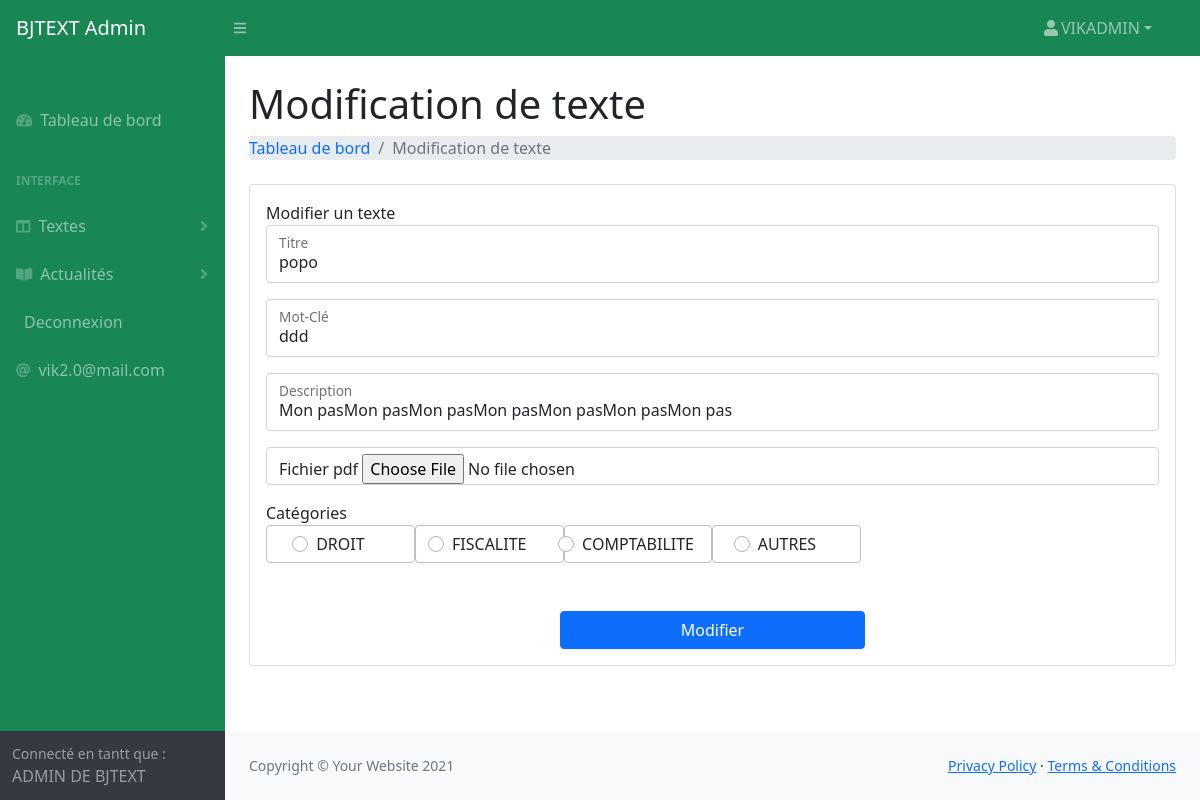
Screenshot of /Controller/admin/modifier.php?id=popo (signed in) with the database file from the repository.
### tables this page shows
CREATE TABLE `abw_texte` (
  `texte_id` int(255) NOT NULL,
  `texte_titre` varchar(255) NOT NULL,
  `texte_mot_cles` varchar(255) NOT NULL,
  `texte_description` text NOT NULL,
  `texte_fichier_pdf` varchar(255) NOT NULL,
  `texte_categories` varchar(255) NOT NULL,
  `texte_date` date NOT NULL,
  `texte_slug` varchar(100) NOT NULL
);

CREATE TABLE `abw_categories` (
  `categories_id` int(255) NOT NULL,
  `categories_libelles` varchar(255) NOT NULL
);

### Controller/admin/modifier.php (called while the page is built, shortened)
<?php
    require('../../config.php');
    include('../../Modele/modele.php');
     Include('../../service.php');
    $slug = $_GET['id'];
       $data=afficher($bdd,$slug);
    while($valeur=$data->fetch())
    {
           $tr = $valeur['texte_titre'];
           $mo = $valeur['texte_mot_cles'];
           $desc = $valeur['texte_description'];
    }
    $categories=categorie($bdd);
 include('../../Vue/admin/modifier.php');
?>

### Modele/modele.php (called while the page is built, shortened)
<?php
function categorie($bdd){
  $req=$bdd->query('SELECT * FROM abw_categories');
  return $req;
}
    function afficher($bdd,$id)
    {
      $req = $bdd->prepare('SELECT * FROM abw_texte WHERE texte_slug =?');
      $req->execute(array($id));
      return $req;
    }
?>

### Vue/admin/modifier.php (the view, shortened to what this page needs)
<!DOCTYPE html>
<html lang="en">
    <head>
        <link rel="stylesheet" href="https://maxcdn.bootstrapcdn.com/bootstrap/4.5.2/css/bootstrap.min.css">
        <link href="/bjtext/asset/css/styles.css" rel="stylesheet" />
    </head>
    <body class="sb-nav-fixed">
        <nav class="sb-topnav navbar navbar-expand navbar-dark bg-success">
            <a class="navbar-brand ps-3" href="index.html">BJTEXT Admin</a>
            <button class="btn btn-link btn-sm order-1 order-lg-0 me-4 me-lg-0" id="sidebarToggle" href="#!"><i class="fas fa-bars"></i></button>
            <ul class="navbar-nav ms-auto ms-md-0 me-3 me-lg-4">
            <li class="nav-item dropdown">
                    <a class="nav-link dropdown-toggle" id="navbarDropdown" href="#" role="button" data-bs-toggle="dropdown" aria-expanded="false"><i class="fas fa-user fa-fw"></i><?php echo $_SESSION['nom'] ; ?></a>
                </li>
            </ul>
        </nav>
        <div id="layoutSidenav">
            <div id="layoutSidenav_nav">
                <nav class="sb-sidenav accordion sb-sidenav-dark bg-success" id="sidenavAccordion">
                    <div class="sb-sidenav-menu">
                        <div class="nav">
                            <div class="sb-sidenav-menu-heading"> </div>
                            <a class="nav-link" href="index.php">
                                <div class="sb-nav-link-icon"><i class="fas fa-tachometer-alt"></i></div>
                                Tableau de bord
                            </a>
                            <div class="sb-sidenav-menu-heading">Interface</div>
                            <a class="nav-link collapsed" href="#" data-bs-toggle="collapse" data-bs-target="#collapseLayouts" aria-expanded="false" aria-controls="collapseLayouts">
                                <div class="sb-nav-link-icon"><i class="fas fa-columns"></i></div>
                                Textes
                                <div class="sb-sidenav-collapse-arrow"><i class="fas fa-angle-down"></i></div>
                            </a>
                            <a class="nav-link collapsed" href="#" data-bs-toggle="collapse" data-bs-target="#collapsePages" aria-expanded="false" aria-controls="collapsePages">
                                <div class="sb-nav-link-icon"><i class="fas fa-book-open"></i></div>
                               Actualités
                                <div class="sb-sidenav-collapse-arrow"><i class="fas fa-angle-down"></i></div>
                            </a>
                            <a class="nav-link" href="logout.php">
                                Deconnexion
                            </a>
                            <span class="nav-link" href="tables.html">
                                <div class="sb-nav-link-icon"><i class="fas fa-at"></i></div>
                                <?php echo $_SESSION['mail'] ;?>
                            </span>
                        </div>
                    </div>
                    <div class="sb-sidenav-footer">
                    <div class="small">Connecté en tantt que :</div>
                        ADMIN DE BJTEXT
                    </div>
                </nav>
            </div>
            <div id="layoutSidenav_content">
                <main>
                    <div class="container-fluid px-4">
                        <h1 class="mt-4">Modification de texte</h1>
                        <ol class="breadcrumb mb-4 ">
                            <li class="breadcrumb-item"><a href="index.php" class="text-decoration-none">Tableau de bord</a></li>
                            <li class="breadcrumb-item active">Modification de texte</li>
                        </ol>
                        <div class="card mb-4">
                            <div class="card-body">
                                Modifier un texte
                                <form method="post" action="" enctype="multipart/form-data">
                                    <div class="form-floating mb-3">
                                        <input class="form-control" id="inputTitre" name="titre" value="<?php echo $tr;?>" type="text" placeholder="titre" autofocus required/>
                                        <label for="inputTitre">Titre</label>
                                    </div>
                                    <div class="form-floating mb-3">
                                        <input class="form-control" id="inputMot_clé" name="motClé" value="<?php echo $mo;?>"type="text" placeholder="mot-Clé" required />
                                        <label for="inputMot_clé">Mot-Clé</label>
                                    </div>
                                    <div class="form-floating mb-3">
                                        <input class="form-control" id="inputDescription" name="descrip" value="<?php echo $desc;?>"type="text" placeholder="description" required />
                                        <label for="inputDescription">Description</label>
                                    </div>
                                    <div class="form-control inverse mb-3">
                                        <label >Fichier pdf</label>
                                        <input class=" form-floating " id="inputPdf" name="pdf" value="<?php echo $pdf;?>"type="file" placeholder="" />
                                    </div>
                                    <div>Catégories</div>
                                    <div class=" custom-radio  " >
                                    <?php
                                      foreach($categories as $nom){
                                        echo'<span class="col-xl-2 btn btn-default" style="border:solid silver 1px;">';
                                       echo' <label class="custom-control-label" for="'.$nom['categories_id'].'">'.$nom['categories_libelles'].'</label>';
                                       echo'</span>';
                                    }
                                       ?>
                                    </div>
                                    <div class="row align-items-center text-center justify-content-center  mt-4 mb-0">
                                       <input class="btn btn-primary  col-xl-4" type="submit" name="submit" value="Modifier">
                                    </div>
                                </form>
                            </div>
                        </div>
                    </div>
                </main>
                <footer class="py-4 bg-light mt-auto">
                    <div class="container-fluid px-4">
                        <div class="d-flex align-items-center justify-content-between small">
                            <div class="text-muted">Copyright &copy; Your Website 2021</div>
                            <div>
                                <a href="#">Privacy Policy</a>
                                &middot;
                                <a href="#">Terms &amp; Conditions</a>
                            </div>
                        </div>
                    </div>
                </footer>
            </div>
        </div>
    </body>
</html>

### rows the page displays
abw_texte: titre "popo", motClé "ddd", descrip "Mon pasMon pasMon pasMon pasMon pasMon pasMon pas"
abw_categories: categories_libelles "DROIT"
abw_categories: categories_libelles "FISCALITE"
abw_categories: categories_libelles "COMPTABILITE"
abw_categories: categories_libelles "AUTRES"

### other values shown
$_SESSION['nom'] "VIKADMIN"
$_SESSION['mail'] "vik2.0@mail.com"
